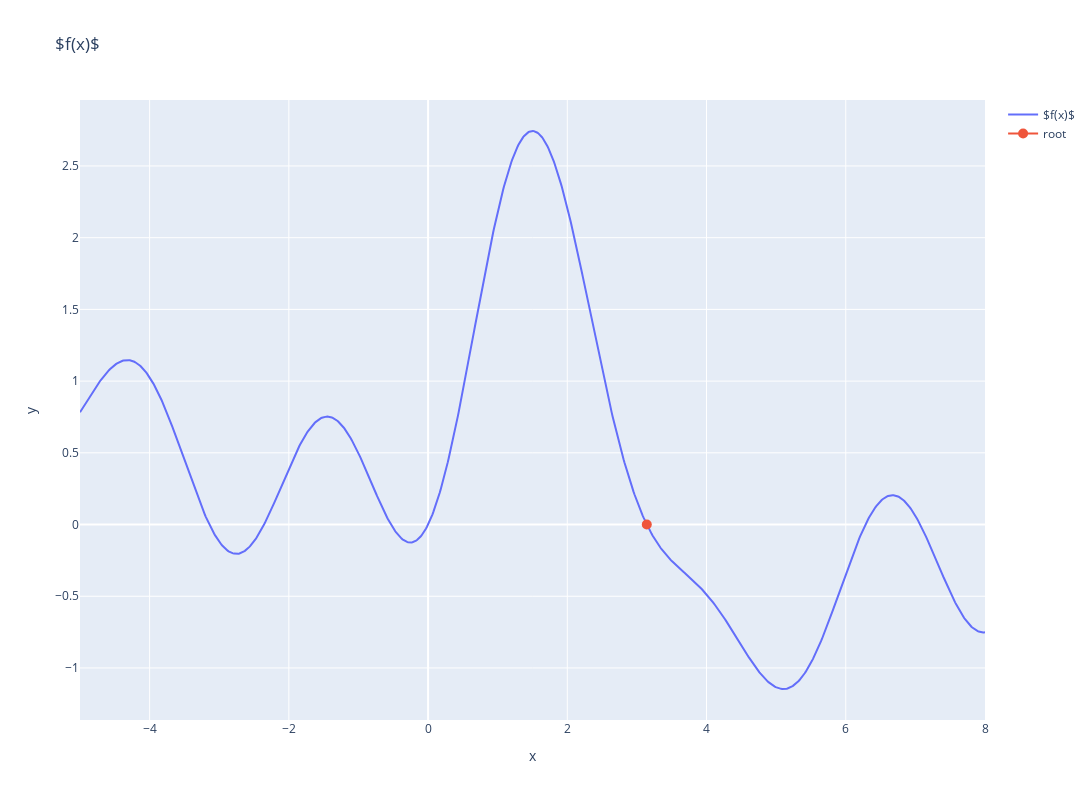

The notebook cell saved with this chart:
### Code cell
fig = go.Figure(data=[{'type': 'scatter', 'x': np.linspace(-5.0,8.0,1000), 'y': f(np.linspace(-5.0,8.0,1000)),
                       'name': '$f(x)$', 'showlegend':True}],
                layout = {'title': '$f(x)$',
                          'height':800, 'width':1100 })
fig.add_trace(go.Scatter(x=[root], y=[0], marker = {'size':10}, name = "root"))
fig.update_xaxes(title_text="x")
fig.update_yaxes(title_text="y")
fig.show()

### Figure 1 — Plotly figure (JSON) as saved in the notebook; plotly's stock layout.template omitted (floating-point values rounded to 4 significant figures; data arrays with more than 128 entries replaced by an {"elided": "..."} marker saying what was removed)
{"data": [{"name": "$f(x)$", "showlegend": true, "type": "scatter", "x": {"elided": "1000 float values"}, "y": {"elided": "1000 float values"}}, {"marker": {"size": 10}, "name": "root", "type": "scatter", "x": [3.142], "y": [0]}], "layout": {"height": 800, "title": {"text": "$f(x)$"}, "width": 1100, "xaxis": {"autorange": true, "range": [-5, 8], "title": {"text": "x"}, "type": "linear"}, "yaxis": {"autorange": true, "range": [-1.363, 2.96], "title": {"text": "y"}, "type": "linear"}}}
